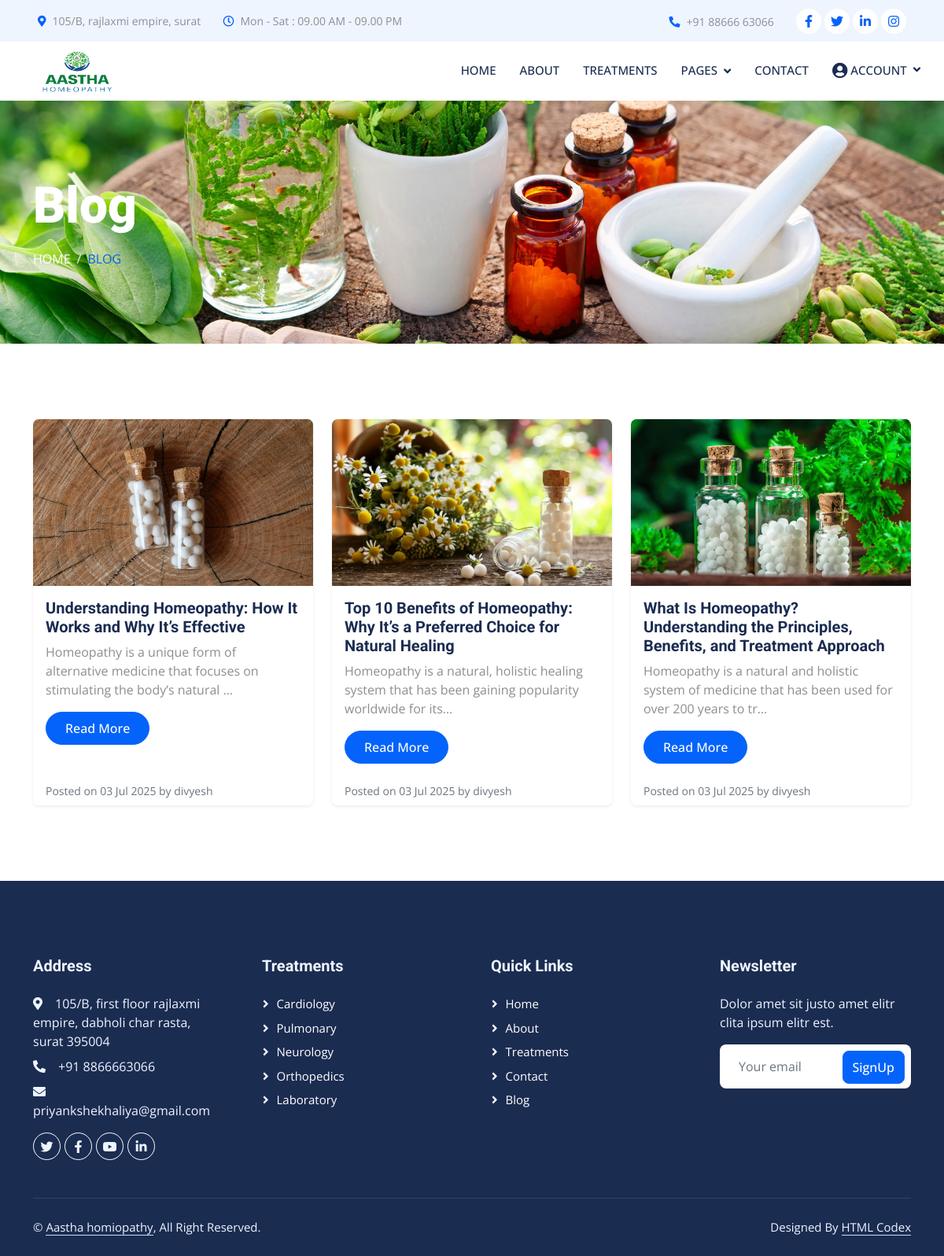
Screenshot of /blog/ with the database file from the repository.
### aastha/models.py (models this page shows, shortened)
class Blog(models.Model):
    title = models.CharField(max_length=200)
    content = models.TextField()
    image = models.ImageField(upload_to='blog_images/', blank=True, null=True)
    created_at = models.DateTimeField(auto_now_add=True)
    author = models.ForeignKey(User, on_delete=models.CASCADE, default=1)

### aastha/views.py (the view)
# urls.py: path('blog/', views.blog_view, name='blog'),
def blog_view(request):
    blog_posts = Blog.objects.all()
    return render(request, 'blog.html', {'blog_posts': blog_posts})

### aastha/templates/blog.html
{% extends "base.html" %}
{% load static %}
{% block content %}
<div class="container-fluid page-header py-5 mb-5 wow fadeIn" data-wow-delay="0.1s">
    <div class="container py-5">
        <h1 class="display-3 text-white mb-3 animated slideInDown">Blog</h1>
        <nav aria-label="breadcrumb animated slideInDown">
            <ol class="breadcrumb text-uppercase mb-0">
                <li class="breadcrumb-item"><a class="text-white" href="/">Home</a></li>
                <li class="breadcrumb-item text-primary active" aria-current="page">Blog</li>
            </ol>
        </nav>
    </div>
</div>
<div class="container-xxl py-5">
    <div class="container">
        <div class="row g-4">
            {% for post in blog_posts %}
            <div class="col-lg-4 col-md-6 wow fadeInUp" data-wow-delay="{{ forloop.counter0|add:0.1|floatformat:1 }}s">
                <div class="card border-0 shadow-sm h-100">
                    <img src="{{ post.image.url }}" class="card-img-top" alt="{{ post.title }}">
                    <div class="card-body">
                        <h5 class="card-title">{{ post.title }}</h5>
                        <p class="card-text">{{ post.content|truncatechars:100 }}</p>
                        <a href="{% url 'blog_detail' post.id %}" class="btn btn-primary rounded-pill py-2 px-4">Read More</a>
                    </div>
                    <div class="card-footer bg-white border-top-0 text-muted small">
                        Posted on {{ post.created_at|date:"d M Y" }} by {{ post.author }}
                    </div>
                </div>
            </div>
            {% endfor %}
        </div>
    </div>
</div>
{% endblock %}

### aastha/static/css/style.css (style rules this page uses)
:root { --primary: #0463FA; --light: #EFF5FF; --dark: #1B2C51; }
.btn { font-weight: 500; transition: .5s; }
.btn.btn-primary, .btn.btn-secondary { color: #FFFFFF; }
.page-header { background: url(../img/bg3.jpg) top center no-repeat; background-size: cover; text-shadow: 0 0 30px rgba(0, 0, 0, .1); }
.breadcrumb-item + .breadcrumb-item::before { color: var(--light); }
body { overflow-x: hidden; }

### rows the page displays
Blog: image (picture), title "Understanding Homeopathy: How It Works and Why It’s Effective", content "Homeopathy is a unique form of alternative medicine that focuses on stimulating the body’s natural …", created_at "03 Jul 2025", author "divyesh"
Blog: image (picture), title "Top 10 Benefits of Homeopathy: Why It’s a Preferred Choice for Natural Healing", content "Homeopathy is a natural, holistic healing system that has been gaining popularity worldwide for its…", created_at "03 Jul 2025", author "divyesh"
Blog: image (picture), title "What Is Homeopathy? Understanding the Principles, Benefits, and Treatment Approach", content "Homeopathy is a natural and holistic system of medicine that has been used for over 200 years to tr…", created_at "03 Jul 2025", author "divyesh"
